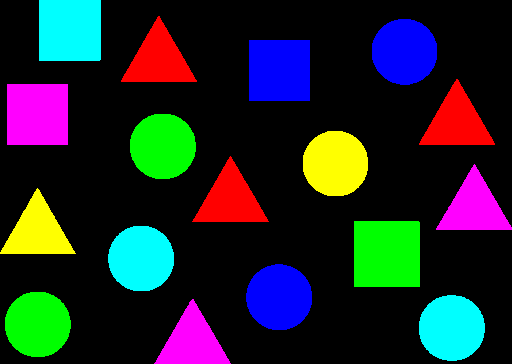
#> input picture dataset/colorobject.png, 512 x 364 px, found by its file name
$ python 62011178_code06.py
#> lines starting #> are read from the running program, lines starting #| are printed output that depends on the picture; after the words box and inside, x2 and y2 are one past the last pixel; in counts of white or black regions, pixels touching at a corner belong together
#HSV color mode / split object by using  color range

from cv2 import cv2
import numpy as np

img = cv2.imread("dataset/colorobject.png")
#> img is the input picture: shape (364, 512, 3); mean B, G, R 41.2, 38.1, 31
hsv = cv2.cvtColor(img,cv2.COLOR_BGR2HSV)
#> hsv: shape (364, 512, 3); mean H, S, V 23.7, 75.3, 75.3

mask = cv2.inRange(hsv,np.array([0,50,50]),np.array([10,255,255]))
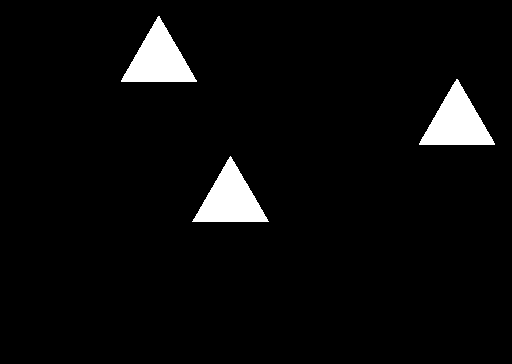
#> mask: shape (364, 512); 4.2% white; 3 white regions, box (x1, y1, x2, y2) and area: (419, 79, 495, 145) 2612, (121, 16, 197, 82) 2591, (192, 156, 269, 222) 2575
res = cv2.bitwise_and(img,img,mask=mask)
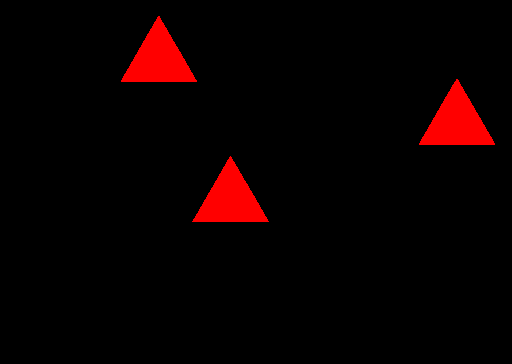
#> res: shape (364, 512, 3); mean B, G, R 0, 0, 10.6

cv2.imshow("image",img)
cv2.imshow("mask image",mask)
cv2.imshow("Result image",res)
cv2.waitKey(0)
cv2.destroyAllWindows()
